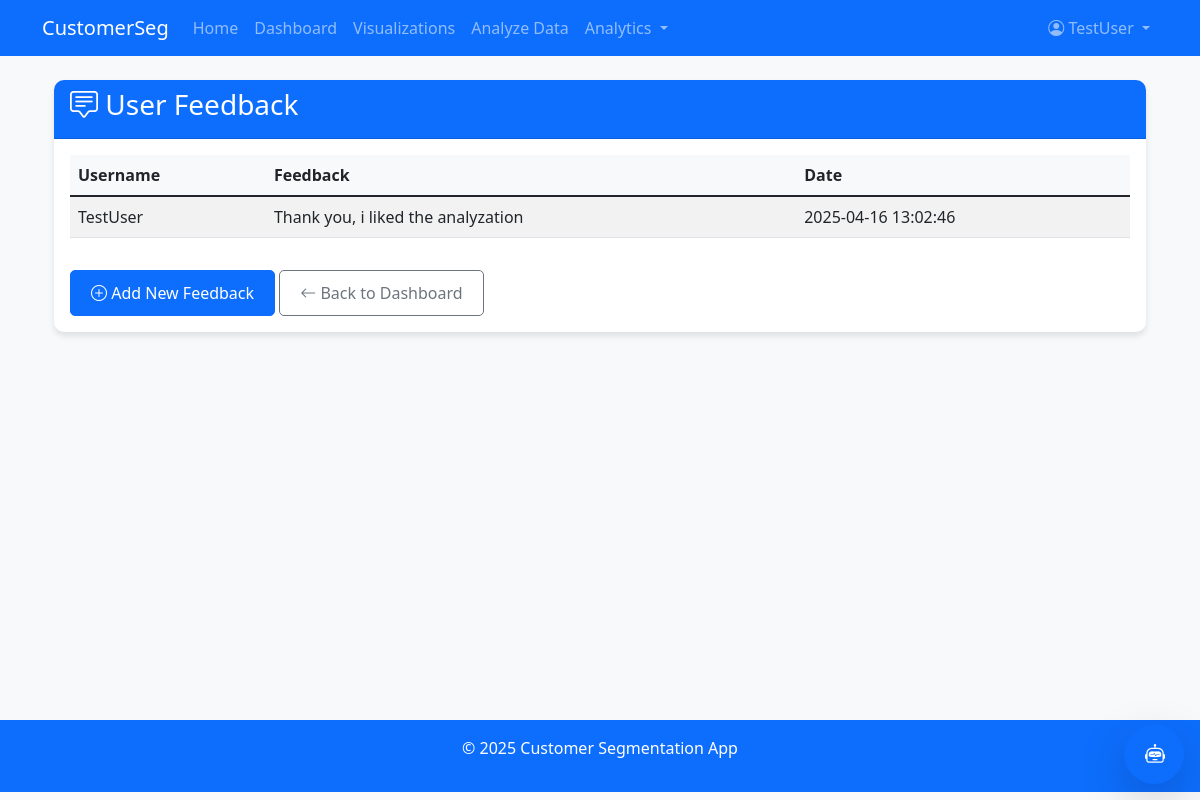
Screenshot of /view_feedback (signed in) with the database file from the repository.
### tables this page shows
CREATE TABLE feedback (
            id INTEGER PRIMARY KEY AUTOINCREMENT,
            username TEXT NOT NULL,
            feedback TEXT NOT NULL,
            timestamp DATETIME DEFAULT CURRENT_TIMESTAMP
        );

### app.py (the view)
@app.route("/view_feedback")
@login_required
def view_feedback():
    conn = get_db_connection()
    feedback_data = conn.execute('''
        SELECT username, feedback, timestamp
        FROM feedback
        ORDER BY timestamp DESC
    ''').fetchall()
    conn.close()
    return render_template("view_feedback.html", feedback_data=feedback_data)

### app.py (called while the page is built)
def load_users():
    conn = get_db_connection()
    users = conn.execute('SELECT * FROM users').fetchall()
    conn.close()
    return {user['username']: dict(user) for user in users}

@login_manager.user_loader
def user_loader(username):
    users = load_users()
    user_data = users.get(username)
    if user_data:
        user_data['username'] = username  # Add username to the data
        return User(user_data)
    return None

def get_db_connection():
    conn = None
    try:
        conn = sqlite3.connect('database.db')
        conn.row_factory = sqlite3.Row  # This allows accessing columns by name
        return conn
    except Error as e:
        print(f"Error connecting to database: {e}")
        raise

### templates/view_feedback.html (shortened to what this page needs)
{% extends "base.html" %}
{% block content %}
<div class="container mt-4">
    <div class="card">
        <div class="card-header bg-primary text-white">
            <h3><i class="bi bi-chat-square-text"></i> User Feedback</h3>
        </div>
        <div class="card-body">
            {% if feedback_data %}
            <div class="table-responsive">
                <table class="table table-striped">
                    <thead>
                        <tr>
                            <th>Username</th>
                            <th>Feedback</th>
                            <th>Date</th>
                        </tr>
                    </thead>
                    <tbody>
                        {% for feedback in feedback_data %}
                        <tr>
                            <td>{{ feedback['username'] }}</td>
                            <td>{{ feedback['feedback'] }}</td>
                            <td>{{ feedback['timestamp'] }}</td>
                        </tr>
                        {% endfor %}
                    </tbody>
                </table>
            </div>
            {% else %}
            <div class="alert alert-info">
                No feedback has been submitted yet.
            </div>
            {% endif %}
            <div class="mt-3">
                <a href="{{ url_for('feedback_page') }}" class="btn btn-primary">
                    <i class="bi bi-plus-circle"></i> Add New Feedback
                </a>
                <a href="{{ url_for('dashboard') }}" class="btn btn-outline-secondary">
                    <i class="bi bi-arrow-left"></i> Back to Dashboard
                </a>
            </div>
        </div>
    </div>
</div>
{% endblock %}

### templates/base.html (shortened to what this page needs)
<!DOCTYPE html>
<html lang="en">
<head>
    <link href="https://cdn.jsdelivr.net/npm/bootstrap@5.1.3/dist/css/bootstrap.min.css" rel="stylesheet">
    <link rel="stylesheet" href="https://cdn.jsdelivr.net/npm/bootstrap-icons@1.8.1/font/bootstrap-icons.css">
    <link rel="stylesheet" href="{{ url_for('static', filename='style.css') }}">
    <link href="https://cdn.jsdelivr.net/npm/select2@4.1.0-rc.0/dist/css/select2.min.css" rel="stylesheet" />
</head>
<body>
    <nav class="navbar navbar-expand-lg navbar-dark bg-primary">
        <div class="container">
            <a class="navbar-brand" href="{{ url_for('home_page') }}">CustomerSeg</a>
            <div class="collapse navbar-collapse" id="navbarNav">
                <ul class="navbar-nav me-auto">
                    <li class="nav-item">
                        <a class="nav-link" href="{{ url_for('home_page') }}">Home</a>
                    </li>
                    {% if current_user.is_authenticated %}
                    <li class="nav-item">
                        <a class="nav-link" href="{{ url_for('dashboard') }}">Dashboard</a>
                    </li>
                    <li class="nav-item">
                        <a class="nav-link" href="{{ url_for('visualize_data') }}">Visualizations</a>
                    </li>
                    <li class="nav-item">
                        <a class="nav-link" href="{{ url_for('analyze_data') }}">Analyze Data</a>
                    </li>
                    <li class="nav-item dropdown">
                        <a class="nav-link dropdown-toggle" href="#" id="analyticsDropdown" role="button" data-bs-toggle="dropdown">
                            Analytics
                        </a>
                    </li>
                    {% endif %}
                </ul>
                <ul class="navbar-nav">
                    {% if current_user.is_authenticated %}
                    <li class="nav-item dropdown">
                        <a class="nav-link dropdown-toggle" href="#" id="navbarDropdown" role="button" data-bs-toggle="dropdown">
                            <i class="bi bi-person-circle"></i> {{ current_user.id }}
                        </a>
                    </li>
                    {% endif %}
                </ul>
            </div>
        </div>
    </nav>
    <div class="container mt-4">
        {% block content %}{% endblock %}
    </div>
    <footer class="bg-light text-center text-lg-start mt-5">
        <div class="text-center p-3 bg-primary text-white" style="position: absolute; top: 90%; bottom: 1%; width: 100%;">
            © 2025 Customer Segmentation App
        </div>
    </footer>
    <div class="position-fixed bottom-0 end-0 p-3" style="z-index: 11">
        <button type="button" class="btn btn-primary btn-lg rounded-circle shadow-lg"
                data-bs-toggle="modal" data-bs-target="#chatbotModal"
                style="width: 60px; height: 60px;">
            <i class="bi bi-robot"></i>
        </button>
    </div>
</body>
</html>

### static/style.css (style rules this page uses)
body { font-family: 'Segoe UI', Tahoma, Geneva, Verdana, sans-serif; background-color: #f8f9fa; color: #212529; }
.card { border-radius: 10px; box-shadow: 0 4px 6px rgba(0, 0, 0, 0.1); margin-bottom: 20px; border: none; }
.card-header { border-radius: 10px 10px 0 0 !important; }
.table { width: 100%; margin-bottom: 1rem; color: #212529; }
.table th { background-color: #f8f9fa; border-top: none; }
.btn { padding: 10px 20px; border-radius: 5px; font-weight: 500; }
.btn-primary { background-color: #0d6efd; border-color: #0d6efd; }
.table-responsive { overflow-x: auto; -webkit-overflow-scrolling: touch; }

### rows the page displays
feedback: username "TestUser", feedback "Thank you, i liked the analyzation", timestamp "2025-04-16 13:02:46"

### other values shown
{{ current_user.id }} "TestUser"
